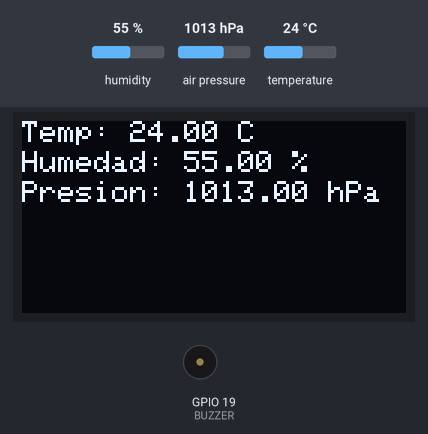
The sketch below on a simulated ESP32. Parts: 128×64 one-colour display, buzzer (waves = sounding, pin HIGH). The test bench sets the inputs (shaded band); at power-on: humidity 55 %, air pressure 1013 hPa, temperature 24 °C. WiFi joins after 1.5 s; servers stay silent unless stated; what the sketch prints to the serial monitor is not drawn.

Above: at 3.9 s.

The sketch:

C_Exam_Pantalla_OLED.ino
```cpp
#include "ThingSpeak.h"
#include "WiFi.h"
#include "DHT.h"
#include <Adafruit_BMP280.h>
#include <Wire.h>
#include <Adafruit_GFX.h>
#include <Adafruit_SSD1306.h>

#define pin2 32      // Pin del DHT22.
#define BMP_SDA 21   // Pin SDA del BMP280
#define BMP_SCL 22   // Pin SCL del BMP280
#define BUZZER 19    // Pin del buzzer
#define SCREEN_WIDTH 128 // Ancho de la pantalla OLED
#define SCREEN_HEIGHT 64 // Alto de la pantalla OLED
#define OLED_RESET     -1 // Pin de reset de la pantalla OLED (o -1 si no se usa)

const char* ssid = "UAM-ROBOTICA";         //SSID de vuestro router.
const char* password = "m4nt32024uat";    //Contraseña de vuestro router.

unsigned long channelID = 2844405;        //ID de vuestro canal.
const char* WriteAPIKey = "TWHFO1O77CH8QUCW"; //Write API Key de vuestro canal.

WiFiClient cliente;

DHT dht2(pin2, DHT22);    //El blanco.
Adafruit_BMP280 bmp;     // Objeto para el sensor BMP280

// Variables para almacenar las lecturas de los sensores
float t2, h2, presion;

Adafruit_SSD1306 display(SCREEN_WIDTH, SCREEN_HEIGHT, &Wire, OLED_RESET);


void setup() {
  Serial.begin(115200);
  Serial.println("Test de sensores:");

  WiFi.begin(ssid, password);
  while (WiFi.status() != WL_CONNECTED) {
    delay(500);
    Serial.print(".");
  }
  Serial.println("Wifi conectado!");

  ThingSpeak.begin(cliente);

  dht2.begin();

  // Inicializar el sensor BMP280
  Wire.begin(BMP_SDA, BMP_SCL); // Inicializar la comunicación I2C con pines específicos
  if (!bmp.begin(0x76)) { // Dirección I2C del BMP280 (0x76 o 0x77)
    Serial.println("No se pudo encontrar el sensor BMP280");
    while (1);
  }

  pinMode(BUZZER, OUTPUT); // Configurar el pin del buzzer como salida

  // Inicializar la pantalla OLED
  if(!display.begin(SSD1306_SWITCHCAPVCC, 0x3C)) { // Dirección I2C 0x3C
    Serial.println(F("SSD1306 allocation failed"));
    for(;;);
  }
  display.clearDisplay();
}

void loop() {
  delay(2000);
  leerdht2();

  // Activar el buzzer si la temperatura es mayor o igual a 35°C o la humedad es mayor o igual a 90%
  if (t2 >= 35.0 || h2 >= 90.0) {
    digitalWrite(BUZZER, HIGH); // Encender el buzzer
    Serial.print("¡Alerta! ");
    if (t2 >= 27.0) Serial.print("Temperatura alta. ");
    if (h2 >= 75.0) Serial.print("Humedad alta.");
    Serial.println();
  } else {
    digitalWrite(BUZZER, LOW);  // Apagar el buzzer
  }

  ThingSpeak.setField(1, t2);
  ThingSpeak.setField(2, h2);
  ThingSpeak.setField(3, presion);

  ThingSpeak.writeFields(channelID, WriteAPIKey);

  Serial.println("Datos enviados a ThingSpeak!");

  // Mostrar datos en la pantalla OLED
  display.clearDisplay();
  display.setTextSize(1);
  display.setTextColor(WHITE);
  display.setCursor(0, 0);
  display.print("Temp: ");
  display.print(t2);
  display.print(" C");
  display.setCursor(0, 10);
  display.print("Humedad: ");
  display.print(h2);
  display.print(" %");
  display.setCursor(0, 20);
  display.print("Presion: ");
  display.print(presion);
  display.print(" hPa");
  display.display();

  delay(60000);
}

void leerdht2() {
  t2 = dht2.readTemperature();
  h2 = dht2.readHumidity();
  presion = bmp.readPressure() / 100.0F; // Leer la presión y convertirla a hPa

  while (isnan(t2) || isnan(h2) || isnan(presion)) {
    Serial.println("Lectura fallida en algún sensor, repitiendo lectura...");
    delay(2000);
    t2 = dht2.readTemperature();
    h2 = dht2.readHumidity();
    presion = bmp.readPressure() / 100.0F;
  }

  Serial.print("Temperatura DHT22: ");
  Serial.print(t2);
  Serial.println(" ºC.");

  Serial.print("Humedad DHT22: ");
  Serial.print(h2);
  Serial.println(" %.");

  Serial.print("Presión BMP280: ");
  Serial.print(presion);
  Serial.println(" hPa.");

  Serial.println("-----------------------");
}
```
